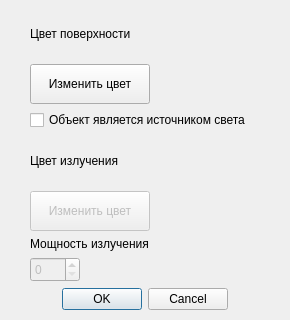
<?xml version="1.0" encoding="UTF-8"?>
<ui version="4.0">
 <class>ColorDialog</class>
 <widget class="QDialog" name="ColorDialog">
  <property name="geometry">
   <rect>
    <x>0</x>
    <y>0</y>
    <width>290</width>
    <height>320</height>
   </rect>
  </property>
  <property name="sizePolicy">
   <sizepolicy hsizetype="Fixed" vsizetype="Fixed">
    <horstretch>0</horstretch>
    <verstretch>0</verstretch>
   </sizepolicy>
  </property>
  <property name="minimumSize">
   <size>
    <width>290</width>
    <height>320</height>
   </size>
  </property>
  <property name="maximumSize">
   <size>
    <width>290</width>
    <height>320</height>
   </size>
  </property>
  <property name="windowTitle">
   <string>Изменить цвет</string>
  </property>
  <widget class="QWidget" name="layoutWidget">
   <property name="geometry">
    <rect>
     <x>30</x>
     <y>9</y>
     <width>242</width>
     <height>301</height>
    </rect>
   </property>
   <layout class="QVBoxLayout" name="verticalLayout">
    <property name="leftMargin">
     <number>0</number>
    </property>
    <item>
     <layout class="QHBoxLayout" name="horizontalLayout">
      <item>
       <widget class="QLabel" name="label">
        <property name="text">
         <string>Цвет поверхности</string>
        </property>
       </widget>
      </item>
      <item>
       <widget class="QWidget" name="widget" native="true">
        <property name="minimumSize">
         <size>
          <width>0</width>
          <height>50</height>
         </size>
        </property>
       </widget>
      </item>
     </layout>
    </item>
    <item>
     <widget class="QPushButton" name="pushButton">
      <property name="sizePolicy">
       <sizepolicy hsizetype="Maximum" vsizetype="Fixed">
        <horstretch>0</horstretch>
        <verstretch>0</verstretch>
       </sizepolicy>
      </property>
      <property name="minimumSize">
       <size>
        <width>120</width>
        <height>40</height>
       </size>
      </property>
      <property name="text">
       <string>Изменить цвет</string>
      </property>
     </widget>
    </item>
    <item>
     <widget class="QCheckBox" name="checkBox">
      <property name="text">
       <string>Объект является источником света</string>
      </property>
     </widget>
    </item>
    <item>
     <layout class="QHBoxLayout" name="horizontalLayout_2">
      <item>
       <widget class="QLabel" name="label_2">
        <property name="text">
         <string>Цвет излучения</string>
        </property>
       </widget>
      </item>
      <item>
       <widget class="QWidget" name="widget_2" native="true">
        <property name="enabled">
         <bool>true</bool>
        </property>
        <property name="minimumSize">
         <size>
          <width>0</width>
          <height>50</height>
         </size>
        </property>
       </widget>
      </item>
     </layout>
    </item>
    <item>
     <widget class="QPushButton" name="pushButton_2">
      <property name="enabled">
       <bool>false</bool>
      </property>
      <property name="sizePolicy">
       <sizepolicy hsizetype="Maximum" vsizetype="Fixed">
        <horstretch>0</horstretch>
        <verstretch>0</verstretch>
       </sizepolicy>
      </property>
      <property name="minimumSize">
       <size>
        <width>120</width>
        <height>40</height>
       </size>
      </property>
      <property name="text">
       <string>Изменить цвет</string>
      </property>
     </widget>
    </item>
    <item>
     <widget class="QLabel" name="label_3">
      <property name="sizePolicy">
       <sizepolicy hsizetype="Maximum" vsizetype="Preferred">
        <horstretch>0</horstretch>
        <verstretch>0</verstretch>
       </sizepolicy>
      </property>
      <property name="text">
       <string>Мощность излучения</string>
      </property>
     </widget>
    </item>
    <item>
     <widget class="QSpinBox" name="spinBox">
      <property name="enabled">
       <bool>false</bool>
      </property>
      <property name="sizePolicy">
       <sizepolicy hsizetype="Maximum" vsizetype="Fixed">
        <horstretch>0</horstretch>
        <verstretch>0</verstretch>
       </sizepolicy>
      </property>
      <property name="minimumSize">
       <size>
        <width>50</width>
        <height>25</height>
       </size>
      </property>
      <property name="maximum">
       <number>10</number>
      </property>
     </widget>
    </item>
    <item>
     <widget class="QDialogButtonBox" name="buttonBox">
      <property name="minimumSize">
       <size>
        <width>59</width>
        <height>0</height>
       </size>
      </property>
      <property name="maximumSize">
       <size>
        <width>198</width>
        <height>16777215</height>
       </size>
      </property>
      <property name="orientation">
       <enum>Qt::Horizontal</enum>
      </property>
      <property name="standardButtons">
       <set>QDialogButtonBox::Cancel|QDialogButtonBox::Ok</set>
      </property>
     </widget>
    </item>
   </layout>
  </widget>
 </widget>
 <resources/>
 <connections>
  <connection>
   <sender>buttonBox</sender>
   <signal>accepted()</signal>
   <receiver>ColorDialog</receiver>
   <slot>accept()</slot>
   <hints>
    <hint type="sourcelabel">
     <x>248</x>
     <y>254</y>
    </hint>
    <hint type="destinationlabel">
     <x>157</x>
     <y>274</y>
    </hint>
   </hints>
  </connection>
  <connection>
   <sender>buttonBox</sender>
   <signal>rejected()</signal>
   <receiver>ColorDialog</receiver>
   <slot>reject()</slot>
   <hints>
    <hint type="sourcelabel">
     <x>316</x>
     <y>260</y>
    </hint>
    <hint type="destinationlabel">
     <x>286</x>
     <y>274</y>
    </hint>
   </hints>
  </connection>
 </connections>
</ui>
